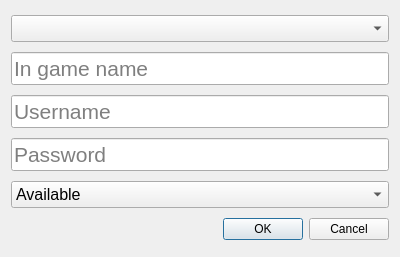
<?xml version="1.0" encoding="UTF-8"?>
<ui version="4.0">
 <class>EditDialog</class>
 <widget class="QDialog" name="EditDialog">
  <property name="geometry">
   <rect>
    <x>0</x>
    <y>0</y>
    <width>400</width>
    <height>257</height>
   </rect>
  </property>
  <property name="windowTitle">
   <string>Dialog</string>
  </property>
  <layout class="QVBoxLayout" name="verticalLayout">
   <item>
    <widget class="QComboBox" name="accountBox">
     <property name="baseSize">
      <size>
       <width>0</width>
       <height>0</height>
      </size>
     </property>
     <property name="font">
      <font>
       <family>Arial</family>
       <pointsize>12</pointsize>
      </font>
     </property>
     <property name="maxVisibleItems">
      <number>10</number>
     </property>
     <property name="sizeAdjustPolicy">
      <enum>QComboBox::AdjustToContents</enum>
     </property>
     <property name="placeholderText">
      <string>Username</string>
     </property>
    </widget>
   </item>
   <item>
    <widget class="QLineEdit" name="ign">
     <property name="font">
      <font>
       <family>Arial</family>
       <pointsize>16</pointsize>
      </font>
     </property>
     <property name="placeholderText">
      <string>In game name</string>
     </property>
    </widget>
   </item>
   <item>
    <widget class="QLineEdit" name="usr">
     <property name="font">
      <font>
       <family>Arial</family>
       <pointsize>16</pointsize>
      </font>
     </property>
     <property name="placeholderText">
      <string>Username</string>
     </property>
    </widget>
   </item>
   <item>
    <widget class="QLineEdit" name="pwd">
     <property name="font">
      <font>
       <family>Arial</family>
       <pointsize>16</pointsize>
      </font>
     </property>
     <property name="placeholderText">
      <string>Password</string>
     </property>
    </widget>
   </item>
   <item>
    <widget class="QComboBox" name="sts">
     <property name="font">
      <font>
       <family>Arial</family>
       <pointsize>12</pointsize>
      </font>
     </property>
     <item>
      <property name="text">
       <string>Available</string>
      </property>
     </item>
     <item>
      <property name="text">
       <string>Temp</string>
      </property>
     </item>
     <item>
      <property name="text">
       <string>Perma</string>
      </property>
     </item>
    </widget>
   </item>
   <item>
    <layout class="QVBoxLayout" name="date"/>
   </item>
   <item>
    <widget class="QDialogButtonBox" name="buttonBox">
     <property name="orientation">
      <enum>Qt::Horizontal</enum>
     </property>
     <property name="standardButtons">
      <set>QDialogButtonBox::Cancel|QDialogButtonBox::Ok</set>
     </property>
    </widget>
   </item>
  </layout>
 </widget>
 <resources/>
 <connections>
  <connection>
   <sender>buttonBox</sender>
   <signal>accepted()</signal>
   <receiver>EditDialog</receiver>
   <slot>accept()</slot>
   <hints>
    <hint type="sourcelabel">
     <x>248</x>
     <y>254</y>
    </hint>
    <hint type="destinationlabel">
     <x>157</x>
     <y>274</y>
    </hint>
   </hints>
  </connection>
  <connection>
   <sender>buttonBox</sender>
   <signal>rejected()</signal>
   <receiver>EditDialog</receiver>
   <slot>reject()</slot>
   <hints>
    <hint type="sourcelabel">
     <x>316</x>
     <y>260</y>
    </hint>
    <hint type="destinationlabel">
     <x>286</x>
     <y>274</y>
    </hint>
   </hints>
  </connection>
 </connections>
</ui>
